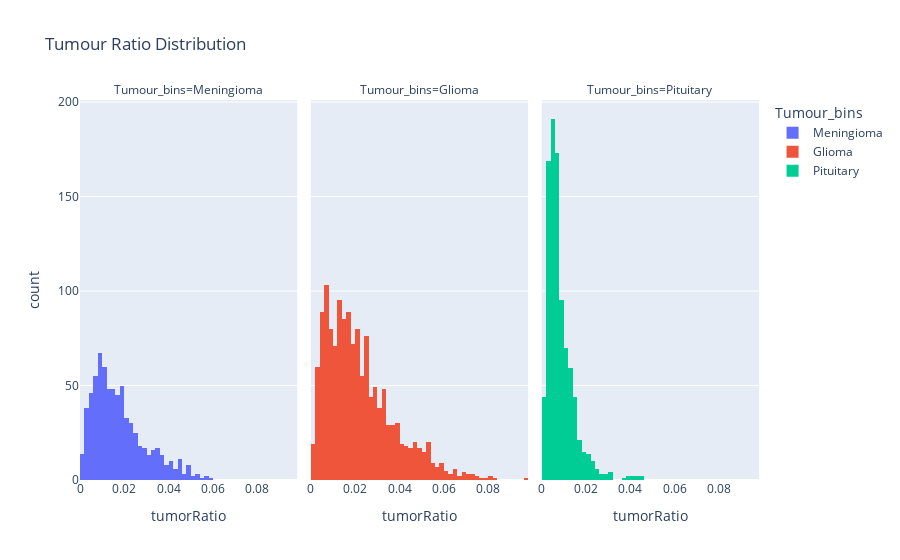
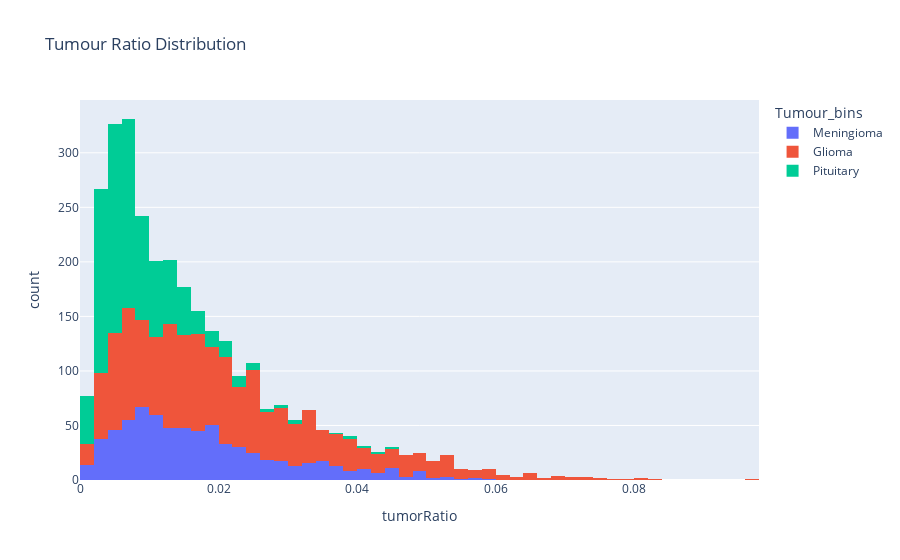

Notebook code for these charts, in order:
### Code cell
fig = px.histogram(df, x="tumorRatio",facet_col='Tumour_bins',color='Tumour_bins',
                   title="Tumour Ratio Distribution")
fig.show()

fig = px.histogram(df, x="tumorRatio",color='Tumour_bins',
                   title="Tumour Ratio Distribution")

fig.show()

### Figure 1 — Plotly figure (JSON) as saved in the notebook; plotly's stock layout.template omitted (floating-point values rounded to 4 significant figures; data arrays with more than 128 entries replaced by an {"elided": "..."} marker saying what was removed)
{"data": [{"alignmentgroup": "True", "bingroup": "x", "hovertemplate": "Tumour_bins=Meningioma<br>tumorRatio=%{x}<br>count=%{y}<extra></extra>", "legendgroup": "Meningioma", "marker": {"color": "#636efa", "pattern": {"shape": ""}}, "name": "Meningioma", "offsetgroup": "Meningioma", "orientation": "v", "showlegend": true, "type": "histogram", "x": {"elided": "708 float values"}, "xaxis": "x", "yaxis": "y"}, {"alignmentgroup": "True", "bingroup": "x", "hovertemplate": "Tumour_bins=Glioma<br>tumorRatio=%{x}<br>count=%{y}<extra></extra>", "legendgroup": "Glioma", "marker": {"color": "#EF553B", "pattern": {"shape": ""}}, "name": "Glioma", "offsetgroup": "Glioma", "orientation": "v", "showlegend": true, "type": "histogram", "x": {"elided": "1426 float values"}, "xaxis": "x2", "yaxis": "y2"}, {"alignmentgroup": "True", "bingroup": "x", "hovertemplate": "Tumour_bins=Pituitary<br>tumorRatio=%{x}<br>count=%{y}<extra></extra>", "legendgroup": "Pituitary", "marker": {"color": "#00cc96", "pattern": {"shape": ""}}, "name": "Pituitary", "offsetgroup": "Pituitary", "orientation": "v", "showlegend": true, "type": "histogram", "x": {"elided": "930 float values"}, "xaxis": "x3", "yaxis": "y3"}], "layout": {"annotations": [{"font": {}, "showarrow": false, "text": "Tumour_bins=Meningioma", "x": 0.16, "xanchor": "center", "xref": "paper", "y": 1, "yanchor": "bottom", "yref": "paper"}, {"font": {}, "showarrow": false, "text": "Tumour_bins=Glioma", "x": 0.5, "xanchor": "center", "xref": "paper", "y": 1, "yanchor": "bottom", "yref": "paper"}, {"font": {}, "showarrow": false, "text": "Tumour_bins=Pituitary", "x": 0.84, "xanchor": "center", "xref": "paper", "y": 1, "yanchor": "bottom", "yref": "paper"}], "barmode": "relative", "legend": {"title": {"text": "Tumour_bins"}, "tracegroupgap": 0}, "title": {"text": "Tumour Ratio Distribution"}, "xaxis": {"anchor": "y", "domain": [0, 0.32], "title": {"text": "tumorRatio"}}, "xaxis2": {"anchor": "y2", "domain": [0.34, 0.66], "matches": "x", "title": {"text": "tumorRatio"}}, "xaxis3": {"anchor": "y3", "domain": [0.68, 1.0], "matches": "x", "title": {"text": "tumorRatio"}}, "yaxis": {"anchor": "x", "domain": [0, 1], "title": {"text": "count"}}, "yaxis2": {"anchor": "x2", "domain": [0, 1], "matches": "y", "showticklabels": false}, "yaxis3": {"anchor": "x3", "domain": [0, 1], "matches": "y", "showticklabels": false}}}

### Figure 2 — Plotly figure (JSON) as saved in the notebook; plotly's stock layout.template omitted (floating-point values rounded to 4 significant figures; data arrays with more than 128 entries replaced by an {"elided": "..."} marker saying what was removed)
{"data": [{"alignmentgroup": "True", "bingroup": "x", "hovertemplate": "Tumour_bins=Meningioma<br>tumorRatio=%{x}<br>count=%{y}<extra></extra>", "legendgroup": "Meningioma", "marker": {"color": "#636efa", "pattern": {"shape": ""}}, "name": "Meningioma", "offsetgroup": "Meningioma", "orientation": "v", "showlegend": true, "type": "histogram", "x": {"elided": "708 float values"}, "xaxis": "x", "yaxis": "y"}, {"alignmentgroup": "True", "bingroup": "x", "hovertemplate": "Tumour_bins=Glioma<br>tumorRatio=%{x}<br>count=%{y}<extra></extra>", "legendgroup": "Glioma", "marker": {"color": "#EF553B", "pattern": {"shape": ""}}, "name": "Glioma", "offsetgroup": "Glioma", "orientation": "v", "showlegend": true, "type": "histogram", "x": {"elided": "1426 float values"}, "xaxis": "x", "yaxis": "y"}, {"alignmentgroup": "True", "bingroup": "x", "hovertemplate": "Tumour_bins=Pituitary<br>tumorRatio=%{x}<br>count=%{y}<extra></extra>", "legendgroup": "Pituitary", "marker": {"color": "#00cc96", "pattern": {"shape": ""}}, "name": "Pituitary", "offsetgroup": "Pituitary", "orientation": "v", "showlegend": true, "type": "histogram", "x": {"elided": "930 float values"}, "xaxis": "x", "yaxis": "y"}], "layout": {"barmode": "relative", "legend": {"title": {"text": "Tumour_bins"}, "tracegroupgap": 0}, "title": {"text": "Tumour Ratio Distribution"}, "xaxis": {"anchor": "y", "domain": [0, 1], "title": {"text": "tumorRatio"}}, "yaxis": {"anchor": "x", "domain": [0, 1], "title": {"text": "count"}}}}
